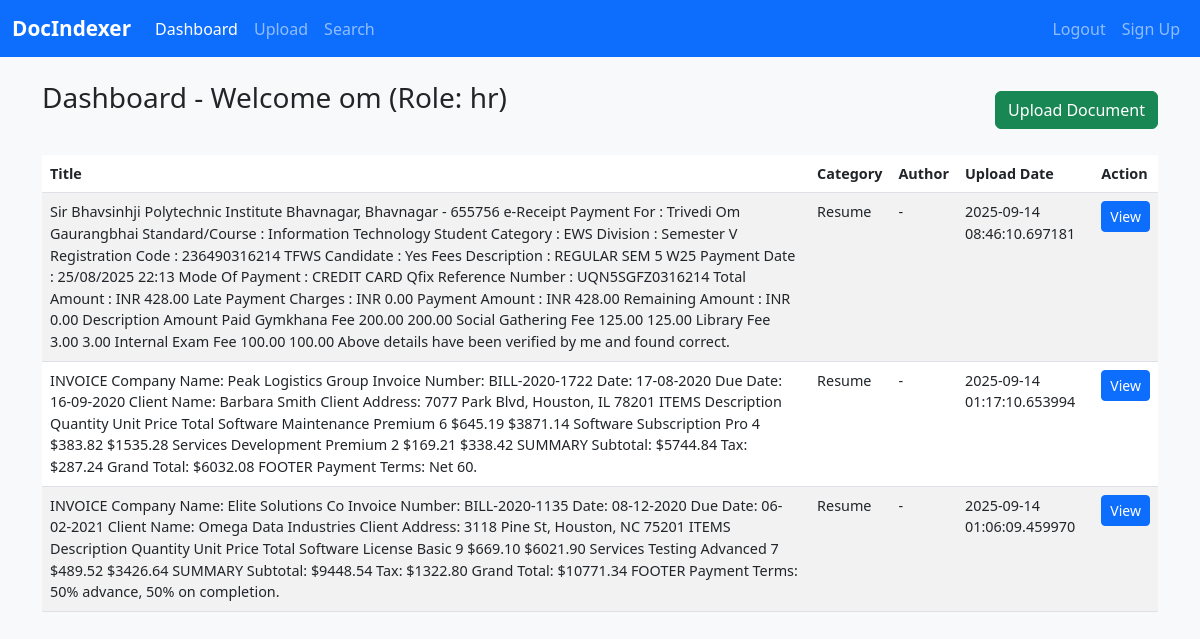
The page /dashboard (signed in) on the database as committed earlier.
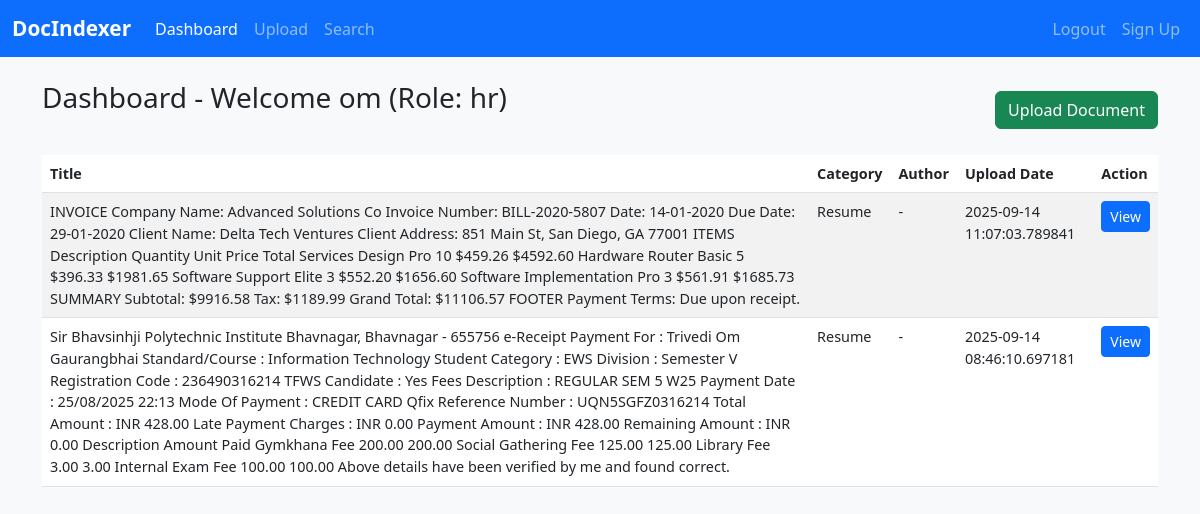
The same page on the database as committed later.
### tables this page shows
CREATE TABLE documents (
            id INTEGER PRIMARY KEY AUTOINCREMENT,
            filename TEXT NOT NULL,
            original_filename TEXT NOT NULL,
            file_path TEXT NOT NULL,
            file_type TEXT NOT NULL,
            upload_date DATETIME NOT NULL,
            uploaded_by INTEGER NOT NULL,
            category TEXT,
            title TEXT,
            author TEXT,
            date_created TEXT,
            summary TEXT,
            FOREIGN KEY(uploaded_by) REFERENCES users(id)
        );

### app.py (the view)
    @app.route('/dashboard')
    @login_required
    def dashboard():
        user_role = session.get('role', '').lower()
        allowed_categories = ROLE_TO_CATEGORIES.get(user_role)
        conn = database.get_db_connection()
        cursor = conn.cursor()
        if user_role == 'admin' or allowed_categories is None:
            cursor.execute('SELECT * FROM documents ORDER BY upload_date DESC')
        else:
            categories_norm = [cat.strip() for cat in allowed_categories]
            placeholders = ','.join('?' * len(categories_norm))
            query = f'SELECT * FROM documents WHERE category IN ({placeholders}) ORDER BY upload_date DESC'
            cursor.execute(query, tuple(categories_norm))
        documents = cursor.fetchall()
        conn.close()
        return render_template('dashboard.html', documents=documents, role=user_role, username=session.get('username'))

### app.py (called while the page is built)
def login_required(f):
    @wraps(f)
    def decorated_function(*args, **kwargs):
        if 'user_id' not in session:
            return redirect(url_for('login'))
        return f(*args, **kwargs)
    return decorated_function

### modules/database.py (called while the page is built)
def get_db_connection():
    instance_dir = os.path.dirname(DB_PATH)
    if not os.path.exists(instance_dir):
        os.makedirs(instance_dir)
    conn = sqlite3.connect(DB_PATH, timeout=10, check_same_thread=False)
    conn.row_factory = sqlite3.Row
    return conn

### templates/dashboard.html (shortened to what this page needs)
{% extends "base.html" %}
{% block content %}
<div class="d-flex justify-content-between align-items-center mb-3">
    <h3>Dashboard - Welcome {{ username }} (Role: {{ role }})</h3>
    <a href="{{ url_for('upload') }}" class="btn btn-success">Upload Document</a>
</div>
{% if documents %}
<table class="table table-striped table-hover">
    <thead>
    <tr>
        <th>Title</th>
        <th>Category</th>
        <th>Author</th>
        <th>Upload Date</th>
        <th>Action</th>
    </tr>
    </thead>
    <tbody>
    {% for doc in documents %}
    <tr>
        <td>{{ doc['title'] or doc['filename'] }}</td>
        <td>{{ doc['category'] }}</td>
        <td>{{ doc['author'] or '-' }}</td>
        <td>{{ doc['upload_date'] }}</td>
        <td><a href="{{ url_for('document', document_id=doc['id']) }}" class="btn btn-primary btn-sm">View</a></td>
    </tr>
    {% endfor %}
    </tbody>
</table>
{% else %}
<p>No documents found for your role.</p>
{% endif %}
{% endblock %}

### templates/base.html (shortened to what this page needs)
<!DOCTYPE html>
<html lang="en">
<head>
    <link href="https://cdn.jsdelivr.net/npm/bootstrap@5.3.0/dist/css/bootstrap.min.css" rel="stylesheet" />
    <link href="{{ url_for('static', filename='css/style.css') }}" rel="stylesheet" />
</head>
<body>
<nav class="navbar navbar-expand-lg navbar-dark bg-primary">
    <div class="container-fluid">
        <a class="navbar-brand" href="{{ url_for('dashboard') }}">DocIndexer</a>
        {% if session.get('user_id') %}
        <div class="collapse navbar-collapse" id="navbarNav">
            <ul class="navbar-nav me-auto">
                <li class="nav-item">
                    <a class="nav-link {% if request.endpoint == 'dashboard' %}active{% endif %}" href="{{ url_for('dashboard') }}">Dashboard</a>
                </li>
                <li class="nav-item">
                    <a class="nav-link {% if request.endpoint == 'upload' %}active{% endif %}" href="{{ url_for('upload') }}">Upload</a>
                </li>
                <li class="nav-item">
                    <a class="nav-link {% if request.endpoint == 'search' %}active{% endif %}" href="{{ url_for('search') }}">Search</a>
                </li>
            </ul>
            <ul class="navbar-nav">
                <li class="nav-item">
                    <a class="nav-link" href="{{ url_for('logout') }}">Logout</a>
                </li>
                <li class="nav-item">
  <a class="nav-link" href="{{ url_for('signup') }}">Sign Up</a>
</li>
            </ul>
        </div>
        {% endif %}
    </div>
</nav>
<div class="container mt-4">
    {% block content %}{% endblock %}
</div>
</body>
</html>

### static/css/style.css (style rules this page uses)
body { background-color: #f8f9fa; }
h3 { margin-bottom: 1.5rem; }
table { font-size: 0.9rem; }
.table thead { background-color: #007bff; color: white; }
.navbar-brand { font-weight: 600; font-size: 1.3rem; }

Rows that differ between the two databases and show on the page:
no longer on this page (row edited): documents: title "INVOICE Company Name: Peak Logistics Group Invoice Number: BILL-2020-1722 Date: 17-08-2020 Due Date: 16-09-2020 Client Name: Barbara Smith Client Address: 7077 Park Blvd, Houston, IL 78201 ITEMS Description Quantity Unit Price Total Software Maintenance Premium 6 $645.19 $3871.14 Software Subscription Pro 4 $383.82 $1535.28 Services Development Premium 2 $169.21 $338.42 SUMMARY Subtotal: $5744.84 Tax: $287.24 Grand Total: $6032.08 FOOTER Payment Terms: Net 60.", category "Resume", author "-", upload_date "2025-09-14 01:17:10.653994"
no longer on this page (row edited): documents: title "INVOICE Company Name: Elite Solutions Co Invoice Number: BILL-2020-1135 Date: 08-12-2020 Due Date: 06-02-2021 Client Name: Omega Data Industries Client Address: 3118 Pine St, Houston, NC 75201 ITEMS Description Quantity Unit Price Total Software License Basic 9 $669.10 $6021.90 Services Testing Advanced 7 $489.52 $3426.64 SUMMARY Subtotal: $9448.54 Tax: $1322.80 Grand Total: $10771.34 FOOTER Payment Terms: 50% advance, 50% on completion.", category "Resume", author "-", upload_date "2025-09-14 01:06:09.459970"
added documents: title "INVOICE Company Name: Advanced Solutions Co Invoice Number: BILL-2020-5807 Date: 14-01-2020 Due Date: 29-01-2020 Client Name: Delta Tech Ventures Client Address: 851 Main St, San Diego, GA 77001 ITEMS Description Quantity Unit Price Total Services Design Pro 10 $459.26 $4592.60 Hardware Router Basic 5 $396.33 $1981.65 Software Support Elite 3 $552.20 $1656.60 Software Implementation Pro 3 $561.91 $1685.73 SUMMARY Subtotal: $9916.58 Tax: $1189.99 Grand Total: $11106.57 FOOTER Payment Terms: Due upon receipt.", category "Resume", author "-", upload_date "2025-09-14 11:07:03.789841"
